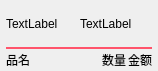
  <widget class="lds_roundeddialog_title_frame" name="frame_deskinfo">
   <property name="geometry">
    <rect>
     <x>90</x>
     <y>230</y>
     <width>158</width>
     <height>71</height>
    </rect>
   </property>
   <layout class="QGridLayout" name="gridLayout_2" rowstretch="1,0,0">
    <property name="leftMargin">
     <number>6</number>
    </property>
    <property name="topMargin">
     <number>2</number>
    </property>
    <property name="rightMargin">
     <number>6</number>
    </property>
    <property name="bottomMargin">
     <number>2</number>
    </property>
    <property name="spacing">
     <number>2</number>
    </property>
    <item row="0" column="0">
     <widget class="QLabel" name="label_logo">
      <property name="text">
       <string>TextLabel</string>
      </property>
      <property name="outer_stylesheet" stdset="0">
       <string>label_upon_bg</string>
      </property>
     </widget>
    </item>
    <item row="0" column="1">
     <widget class="QLabel" name="label_text">
      <property name="text">
       <string>TextLabel</string>
      </property>
      <property name="outer_stylesheet" stdset="0">
       <string>label_upon_bg</string>
      </property>
     </widget>
    </item>
    <item row="1" column="0" colspan="2">
     <widget class="QLabel" name="label_5">
      <property name="minimumSize">
       <size>
        <width>0</width>
        <height>2</height>
       </size>
      </property>
      <property name="maximumSize">
       <size>
        <width>16777215</width>
        <height>2</height>
       </size>
      </property>
      <property name="styleSheet">
       <string notr="true">background-color:#ff546b</string>
      </property>
      <property name="text">
       <string/>
      </property>
     </widget>
    </item>
    <item row="2" column="0" colspan="2">
     <layout class="QHBoxLayout" name="horizontalLayout_6" stretch="1,0,0">
      <item>
       <widget class="QLabel" name="label_head_name">
        <property name="text">
         <string>品名</string>
        </property>
        <property name="outer_stylesheet" stdset="0">
         <string>label_upon_bg</string>
        </property>
       </widget>
      </item>
      <item>
       <widget class="label_click" name="label_head_num">
        <property name="text">
         <string>数量</string>
        </property>
        <property name="alignment">
         <set>Qt::AlignRight|Qt::AlignTrailing|Qt::AlignVCenter</set>
        </property>
        <property name="outer_stylesheet" stdset="0">
         <string>label_upon_bg</string>
        </property>
       </widget>
      </item>
      <item>
       <widget class="label_click" name="label_head_total">
        <property name="text">
         <string>金额</string>
        </property>
        <property name="alignment">
         <set>Qt::AlignRight|Qt::AlignTrailing|Qt::AlignVCenter</set>
        </property>
        <property name="outer_stylesheet" stdset="0">
         <string>label_upon_bg</string>
        </property>
       </widget>
      </item>
     </layout>
    </item>
   </layout>
  </widget>
